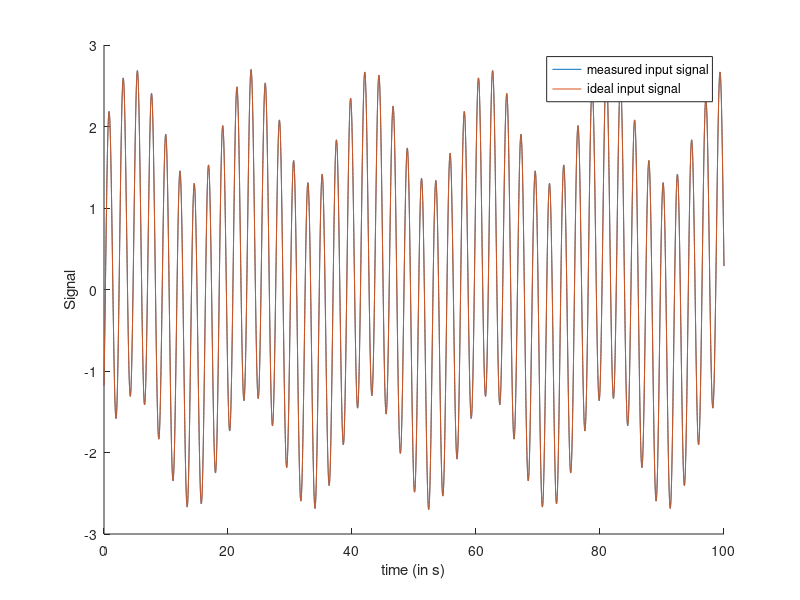
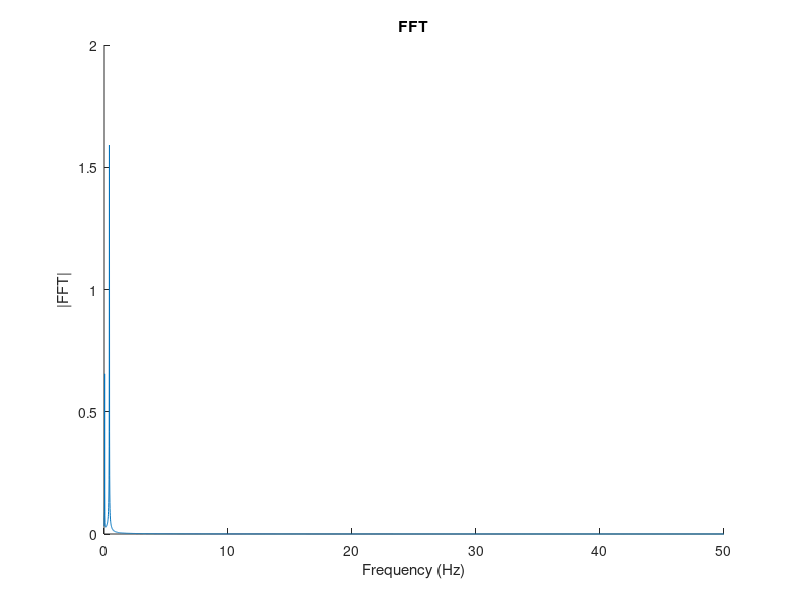

Write the MATLAB code that produced these figures, in order.
%% FT test

clear all;
clc;

dt = 1/100; % sampling frequency
T = 100;    % total record time
t = [0:dt:T];
N = length(t);

% define input signal
f1 = 3*pi/180; 
f2 = 25*pi/180;

A1 = 0.7; 
A2 = 2;
sin1 = A1*sin(2*pi*f1*t);
sin2 = A2*sin(2*pi*f2*(t - 23*dt));

input = sin1 + sin2;

noise_var = 0;
noise = randn(1,N)*sqrt(noise_var);

signal = input + noise;

%plot input signal

figure()
hold on
plot(t, signal);
plot(t, input);
xlabel('time (in s)');
ylabel('Signal');
legend('measured input signal', 'ideal input signal');

%% FFT

Fs = 1/dt;  % sampling frequency in Hz
FFT = fft(signal);
FFT_spec2 = abs(FFT/N);
FFT_spec1 = FFT_spec2(1:N/2+1);
FFT_spec1(2:end - 1) = 2*FFT_spec1(2:end - 1);

f = Fs*(0:(N/2))/N;

figure()
hold on
plot(f, FFT_spec1)
xlabel('Frequency (Hz)')
ylabel('|FFT|')
title('FFT')



